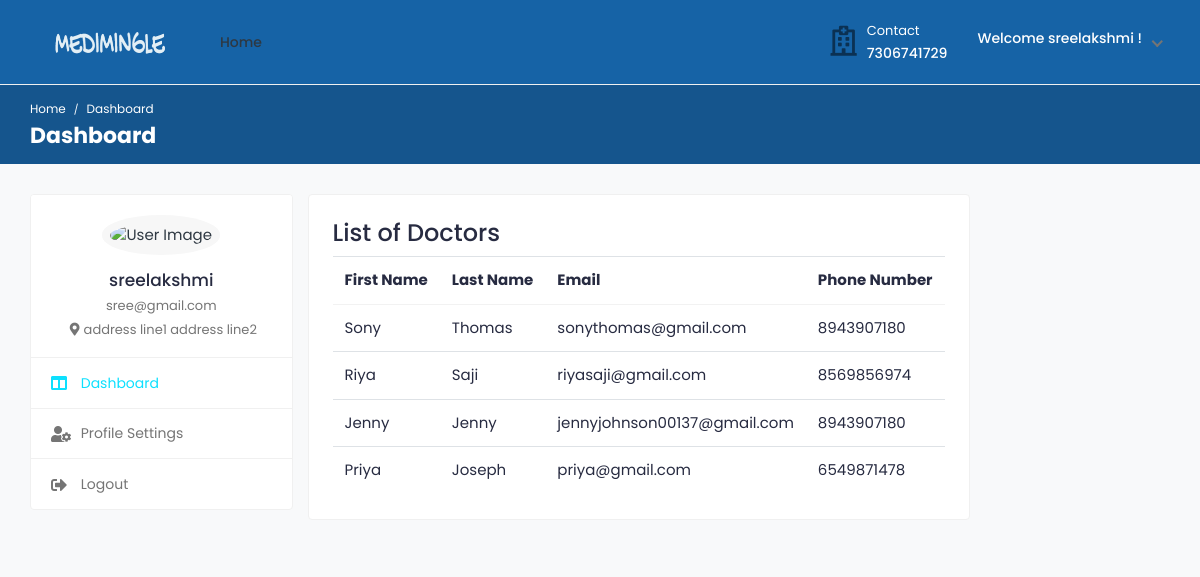
The app's page /patient_dashboard/ (signed in) with its own data.
### medi/models.py (models this page shows, shortened)
class tbl_user(AbstractUser):
    email=models.EmailField(unique=True)
    phone_number=models.CharField(max_length=15, null=True)
    USER_TYPE_CHOICES = (
        ('patient', 'Patient'),('doctor', 'Doctor'),
    )
    user_type = models.CharField(
        max_length=10,
        choices=USER_TYPE_CHOICES,
        default='patient',  # You can set a default value if needed
    )

class Patient(models.Model):
    user = models.OneToOneField(tbl_user, on_delete=models.CASCADE)
    profile_image = models.ImageField(null=True,blank=True)
    city  = models.CharField(max_length=100, null=True,blank=True)
    state  = models.CharField(max_length=100, null=True)
    country  = models.CharField(max_length=100, null=True)
    gender  = models.CharField(max_length=50, null=True)
    blood_group  = models.CharField(max_length=50, null=True)
    date_joined = models.DateTimeField(default=datetime.now, blank=True)
    date_of_birth = models.DateField(null=True)
    address=models.TextField(null=True)
    pin=models.CharField(max_length=6,null=True)

### medi/views.py (the view)
# urls.py: path('patient_dashboard/',views.patient_dashboard,name='patient_dashboard'),
@login_required(login_url='signin')
def patient_dashboard(request):
    doc = tbl_user.objects.filter(user_type='doctor').exclude(is_superuser=True)
    context={
        "doc":doc
    }
    return render(request,'patient_dashboard.html',context)

### templates/patient_dashboard.html (shortened to what this page needs)
{% load static %}
<!DOCTYPE html>
<html lang="en">
<head>
		<link rel="stylesheet" href="{% static '/assets/css/bootstrap.min.css'%}">
		<link rel="stylesheet" href="{% static '/assets/plugins/fontawesome/css/fontawesome.min.css'%}">
		<link rel="stylesheet" href="{% static '/assets/plugins/fontawesome/css/all.min.css'%}">
		<link rel="stylesheet" href="{% static '/assets/css/style.css'%}">
	</head>
	<body>
		<div class="main-wrapper">
			<header class="header">
				<nav class="navbar navbar-expand-lg header-nav">
					<div class="navbar-header">
						<a href="index-2.html" class="navbar-brand logo">
							<img src="{% static '/assets/img/logo.png'%}" class="img-fluid" alt="Logo">
						</a>
					</div>
					<div class="main-menu-wrapper">
						<ul class="main-nav">
							<li>
								<a href="{% url 'homepage' %}">Home</a>
							</li>
						</ul>
					</div>
					<ul class="nav header-navbar-rht">
						<li class="nav-item contact-item">
							<div class="header-contact-img">
								<i class="far fa-hospital"></i>
							</div>
							<div class="header-contact-detail">
								<p style="color: white;" class="contact-header">Contact</p>
								<p style="color: white;" class="contact-info-header">7306741729</p>
							</div>
						</li>
						<li class="nav-item dropdown has-arrow logged-item">
							<a href="#" class="dropdown-toggle nav-link" data-toggle="dropdown">
								<span class="user-img">
									<h6 style="color: white;">Welcome {{user.username}} !</h6>
								</span>
							</a>
						</li>
					</ul>
				</nav>
			</header>
			<div class="breadcrumb-bar">
				<div class="container-fluid">
					<div class="row align-items-center">
						<div class="col-md-12 col-12">
							<nav aria-label="breadcrumb" class="page-breadcrumb">
								<ol class="breadcrumb">
									<li class="breadcrumb-item"><a href="index-2.html">Home</a></li>
									<li class="breadcrumb-item active" aria-current="page">Dashboard</li>
								</ol>
							</nav>
							<h2 class="breadcrumb-title">Dashboard</h2>
						</div>
					</div>
				</div>
			</div>
			<div class="content">
				<div class="container-fluid">
					<div class="row">
						<div class="col-md-5 col-lg-4 col-xl-3 theiaStickySidebar">
							<div class="profile-sidebar">
								<div class="widget-profile pro-widget-content">
									<div class="profile-info-widget">
										<a href="#" class="booking-doc-img">
											<img src="" alt="User Image">
										</a>
										<div class="profile-det-info">
											<h3>{{user.username}}</h3>
											<div class="patient-details">
												<h5>{{ user.email }}</h5>
												<h5 class="mb-0"><i class="fas fa-map-marker-alt"></i>{{ request.user.patient.address}}</h5>
											</div>
										</div>
									</div>
								</div>
								<div class="dashboard-widget">
									<nav class="dashboard-menu">
										<ul>
											<li class="active">
												<a href="{% url 'patient_dashboard' %}">
													<i class="fas fa-columns"></i>
													<span>Dashboard</span>
												</a>
											</li>
											<li>
												<a href="{% url 'profile_settings' %}">
													<i class="fas fa-user-cog"></i>
													<span>Profile Settings</span>
												</a>
											</li>
											<li>
												<a href="{% url 'logout' %}">
													<i class="fas fa-sign-out-alt"></i>
													<span>Logout</span>
												</a>
											</li>
										</ul>
									</nav>
								</div>
							</div>
						</div>
						<div class="row">
							<div class="col-sm-12">
								<div class="card">
									<div class="card-body">
										<div class="table-responsive">
											<table class="datatable table table-hover table-center mb-0">
												<h3 class="page-title">List of Doctors</h3>
												<thead>
													<tr>
														<th>First Name</th>
														<th>Last Name</th>
														<th>Email</th>
														<th>Phone Number</th>
													</tr>
												</thead>
												<tbody>
													{% for user in doc %}
													<tr>
														<td>{{ user.first_name }}</td>
														<td>{{ user.last_name }}</td>
														<td>{{ user.email }}</td>
														<td>{{ user.phone_number }}</td>
													</tr>
												{% empty %}
													<tr>
														<td colspan="6">No users found.</td>
													</tr>
												{% endfor %}
												</tbody>
											</table>
										</div>
									</div>
								</div>
							</div>
						</div>
							</div>
						</div>
					</div>
				</div>
	</body>
</html>

### records on screen
tbl_user: username "sreelakshmi", email "sree@gmail.com", user.patient.address "address line1 address line2"
tbl_user: first_name "Sony", last_name "Thomas", email "sonythomas@gmail.com", phone_number "8943907180"
tbl_user: first_name "Riya", last_name "Saji", email "riyasaji@gmail.com", phone_number "8569856974"
tbl_user: first_name "Jenny", last_name "Jenny", email "jennyjohnson00137@gmail.com", phone_number "8943907180"
tbl_user: first_name "Priya", last_name "Joseph", email "priya@gmail.com", phone_number "6549871478"
